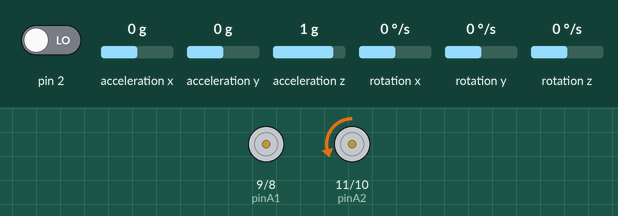
This sketch was run on a simulated Arduino Uno, built with avr-gcc and run on an emulated ATmega328P. On the bench: motor-driver pin pairs drawn as motors (green arrow = first pin HIGH = forward, orange = second pin HIGH = backward, longer = more drive). The inputs (shaded band) are chosen by the test bench; at power-on: acceleration x 0 g, rotation z 0 °/s, acceleration y 0 g, pin 2 LOW, acceleration z 1 g, rotation x 0 °/s, rotation y 0 °/s. The sensor or clock chip raises its interrupt line as the real part does; what the sketch prints to the serial monitor is not drawn.

Above: at 2.7 s.
2.8 s: acceleration x set to -1.4 g
4.9 s: rotation z set to -41 °/s
7.9 s: rotation z set to -51 °/s
At 8.63 s:
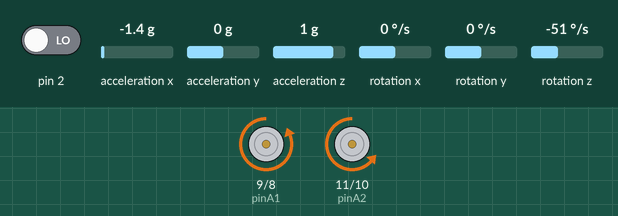
10.9 s: acceleration y set to -1.4 g
At 13.0 s:
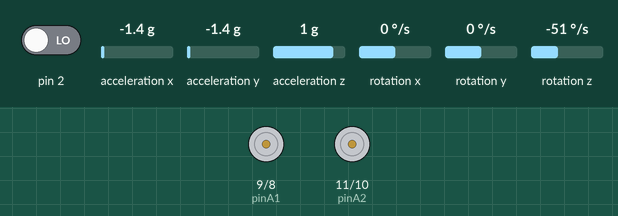
13.9 s: acceleration x set to 0.8 g
At 14.05 s:
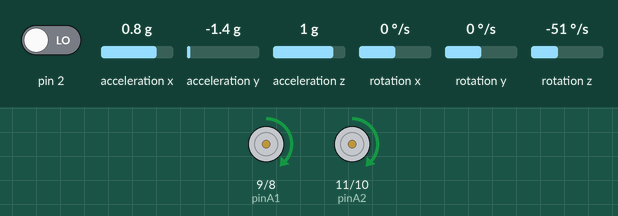
15.4 s: acceleration y set to 0.1 g
At 15.46 s:
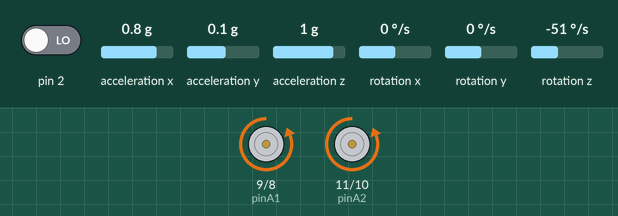
Timing chart, 0 to 19.2 s (numbered marks = the images above; inputs shaded):
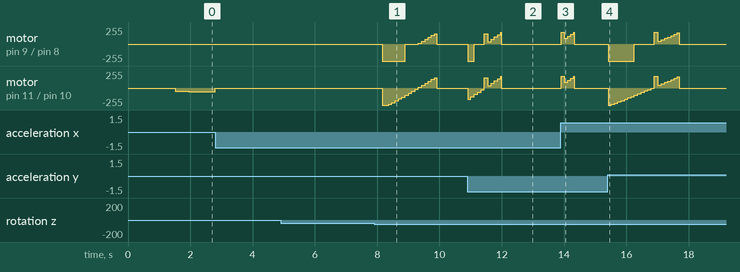

Measured:
- the behaviour switches between -45 and -46 °/s on rotation z (found by bisection; images 0 and 1)
- after the input at 4.9 s, every drawn part: stays the same
- after the input at 13.9 s, motor on pin 9 (pinA1) / pin 8 (pinB1), motor on pin 11 (pinA2) / pin 10 (pinB2): stopped → forward 173/255 at once, → forward 87/255 0.10 s later, → forward 120/255 0.11 s later, → forward 150/255 0.10 s later, … (5 changes in this stretch)

The sketch:

jambot.ino
```cpp
  #include "Wire.h"

  #include "I2Cdev.h"

  #include "MPU6050_6Axis_MotionApps20.h"

  #include "math.h"

  #include <PID_v1.h>

  //Define Variables we'll be connecting to
  double Setpoint, Input, Output;

  //Specify the links and initial tuning parameters
  PID myPID(&Input, &Output, &Setpoint,12,1,0, REVERSE);

  MPU6050 mpu;

  // MPU control/status vars
  bool dmpReady = false;  // set true if DMP init was successful
  uint8_t mpuIntStatus;   // holds actual interrupt status byte from MPU
  uint8_t devStatus;      // return status after each device operation (0 = success, !0 = error)
  uint16_t packetSize;    // expected DMP packet size (default is 42 bytes)
  uint16_t fifoCount;     // count of all bytes currently in FIFO
  uint8_t fifoBuffer[64]; // FIFO storage buffer

  // orientation/motion vars
  Quaternion q;           // [w, x, y, z]         quaternion container


  //Motor pins
  const int pinA1 = 9;
  const int pinB1 = 8;
  const int pinA2 = 11;
  const int pinB2 = 10;

  // ================================================================
  // ===               INTERRUPT DETECTION ROUTINE                ===
  // ================================================================

  volatile bool mpuInterrupt = false;     // indicates whether MPU interrupt pin has gone high
  void dmpDataReady() {
      mpuInterrupt = true;
  }

  // ================================================================
  // ===               SET MOTOR SPEED ROUTINE                ===
  // ================================================================
  int a1, b1, a2, b2;
  void setSpeed(int motorSpeed)
  {
    if (motorSpeed >= 0)
    {
      a1 = pinA1;
      a2 = pinA2;
      b1 = pinB1;
      b2 = pinB2;
    }
    else
    {
      a1 = pinB1;
      a2 = pinB2;
      b1 = pinA1;
      b2 = pinA2;
    }

    analogWrite(a1, 0);
    analogWrite(a2, 0);
    analogWrite(b1, abs(motorSpeed));
    analogWrite(b2, abs(motorSpeed));
  }


  // ================================================================
  // ===                      INITIAL SETUP                       ===
  // ================================================================

  void setup() {
      Wire.begin();

      // initialize serial communication
      // (115200 chosen because it is required for Teapot Demo output, but it's
      // really up to you depending on your project)
      Serial.begin(115200);
      delay(1000);
      while (!Serial); // wait for Leonardo enumeration, others continue immediately

      // initialize device
      Serial.println(F("Initializing I2C devices..."));
      mpu.initialize();

      // verify connection
      Serial.println(F("Testing device connections..."));
      Serial.println(mpu.testConnection() ? F("MPU6050 connection successful") : F("MPU6050 connection failed"));

      // load and configure the DMP
      Serial.println(F("Initializing DMP..."));
      devStatus = mpu.dmpInitialize();

      // make sure it worked (returns 0 if so)
      if (devStatus == 0) {
          // turn on the DMP, now that it's ready
          Serial.println(F("Enabling DMP..."));
          mpu.setDMPEnabled(true);

          // enable Arduino interrupt detection
          Serial.println(F("Enabling interrupt detection (Arduino external interrupt 0)..."));
          attachInterrupt(0, dmpDataReady, RISING);
          mpuIntStatus = mpu.getIntStatus();

          // set our DMP Ready flag so the main loop() function knows it's okay to use it
          Serial.println(F("DMP ready! Waiting for first interrupt..."));
          dmpReady = true;

          // get expected DMP packet size for later comparison
          packetSize = mpu.dmpGetFIFOPacketSize();
      } else {
          // ERROR!
          // 1 = initial memory load failed
          // 2 = DMP configuration updates failed
          // (if it's going to break, usually the code will be 1)
          Serial.print(F("DMP Initialization failed (code "));
          Serial.print(devStatus);
          Serial.println(F(")"));
      }


      //Setup motors
        pinMode(pinA1,OUTPUT);
        pinMode(pinB1,OUTPUT);
        pinMode(pinA2,OUTPUT);
        pinMode(pinB2,OUTPUT);

        //PID
        Setpoint = -4.25;
        myPID.SetMode(AUTOMATIC);
        myPID.SetOutputLimits(-255, 255);
  }


  // ================================================================
  // ===                    MAIN PROGRAM LOOP                     ===
  // ================================================================

  void loop() {
      // if programming failed, don't try to do anything
//      if (!dmpReady)
//      {
//        Serial.println(F("Sensor not ready!"));
//        return;
//      }

      // reset interrupt flag and get INT_STATUS byte
      mpuInterrupt = false;
      mpuIntStatus = mpu.getIntStatus();

      // get current FIFO count
      fifoCount = mpu.getFIFOCount();

      // check for overflow (this should never happen unless our code is too inefficient)
      if ((mpuIntStatus & 0x10) || fifoCount == 1024) {
          // reset so we can continue cleanly
          mpu.resetFIFO();
          Serial.println(F("FIFO overflow!"));

      // otherwise, check for DMP data ready interrupt (this should happen frequently)
      } else if (mpuIntStatus & 0x02) {
          // wait for correct available data length, should be a VERY short wait
          while (fifoCount < packetSize) fifoCount = mpu.getFIFOCount();

          // read a packet from FIFO
          mpu.getFIFOBytes(fifoBuffer, packetSize);

          // track FIFO count here in case there is > 1 packet available
          // (this lets us immediately read more without waiting for an interrupt)
          fifoCount -= packetSize;

          // display quaternion values in easy matrix form: w x y z
          mpu.dmpGetQuaternion(&q, fifoBuffer);
          //Serial.print("quat\t");
//             Serial.print(q.w);
//             Serial.print(",");
//             Serial.print(q.x);
//             Serial.print(",");
             Serial.print(q.y);
             Serial.print(",");
//             Serial.println(q.z);

          double theta = 2 * asin(q.y) * 180 / 3.1416;
          Serial.print(theta);
          Serial.print(",");
          if (abs(theta) < 20)
          {
              Input = theta;

              myPID.Compute();

              //int motorSpeed = (abs(Output) + 60) * Output/abs(Output);
              int motorSpeed = Output;


//              if (motorSpeed > 255)
//              {
//                motorSpeed = 255;
//              }
//              else if (motorSpeed < -255)
//              {
//                motorSpeed = -255;
//              }

              Serial.println(motorSpeed);

              setSpeed(motorSpeed);
          }
          else
          {
            setSpeed(0);
          }

      }
  }
```
